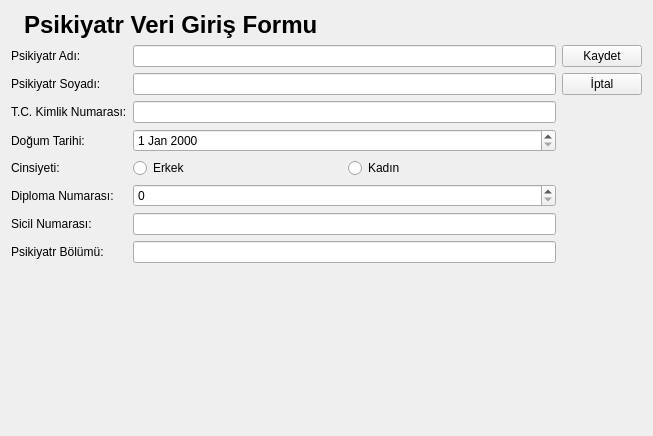
<?xml version="1.0" encoding="UTF-8"?>
<ui version="4.0">
 <class>PsikiyatrVeriGirisFormu</class>
 <widget class="QWidget" name="PsikiyatrVeriGirisFormu">
  <property name="geometry">
   <rect>
    <x>0</x>
    <y>0</y>
    <width>653</width>
    <height>436</height>
   </rect>
  </property>
  <property name="windowTitle">
   <string>Form</string>
  </property>
  <layout class="QGridLayout" name="gridLayout_6">
   <item row="1" column="0">
    <layout class="QGridLayout" name="gridLayout_5">
     <item row="0" column="0">
      <layout class="QGridLayout" name="gridLayout_4">
       <item row="0" column="0">
        <widget class="QLabel" name="lblAdi">
         <property name="text">
          <string>Psikiyatr Adı:</string>
         </property>
        </widget>
       </item>
       <item row="3" column="0">
        <widget class="QLabel" name="lblDogumTarihi">
         <property name="text">
          <string>Doğum Tarihi:</string>
         </property>
        </widget>
       </item>
       <item row="4" column="0">
        <widget class="QLabel" name="lblCinsiyeti">
         <property name="text">
          <string>Cinsiyeti:</string>
         </property>
        </widget>
       </item>
       <item row="1" column="0">
        <widget class="QLabel" name="lblSoyadi">
         <property name="text">
          <string>Psikiyatr Soyadı:</string>
         </property>
        </widget>
       </item>
       <item row="1" column="1">
        <widget class="QLineEdit" name="leSoyadi"/>
       </item>
       <item row="5" column="0">
        <widget class="QLabel" name="lblDiplomaNo">
         <property name="text">
          <string>Diploma Numarası:</string>
         </property>
        </widget>
       </item>
       <item row="6" column="0">
        <widget class="QLabel" name="lblSicilNo">
         <property name="text">
          <string>Sicil Numarası:</string>
         </property>
        </widget>
       </item>
       <item row="6" column="1">
        <widget class="QLineEdit" name="leSicilNo"/>
       </item>
       <item row="2" column="1">
        <widget class="QLineEdit" name="leTCKimlikNo"/>
       </item>
       <item row="4" column="1">
        <layout class="QGridLayout" name="gridLayout_2">
         <item row="0" column="0">
          <widget class="QRadioButton" name="rbErkek">
           <property name="text">
            <string>Erkek</string>
           </property>
          </widget>
         </item>
         <item row="0" column="1">
          <widget class="QRadioButton" name="rbKadin">
           <property name="text">
            <string>Kadın</string>
           </property>
          </widget>
         </item>
        </layout>
       </item>
       <item row="3" column="1">
        <widget class="QDateEdit" name="deDogumTarihi"/>
       </item>
       <item row="0" column="1">
        <widget class="QLineEdit" name="leAdi"/>
       </item>
       <item row="5" column="1">
        <widget class="QSpinBox" name="sbDiplomaNo"/>
       </item>
       <item row="2" column="0">
        <widget class="QLabel" name="lblTCKimlikNo">
         <property name="text">
          <string>T.C. Kimlik Numarası:</string>
         </property>
        </widget>
       </item>
       <item row="7" column="0">
        <widget class="QLabel" name="lblBolumu">
         <property name="text">
          <string>Psikiyatr Bölümü:</string>
         </property>
        </widget>
       </item>
       <item row="7" column="1">
        <widget class="QLineEdit" name="leBolumu"/>
       </item>
      </layout>
     </item>
     <item row="0" column="1">
      <layout class="QGridLayout" name="gridLayout_3">
       <item row="0" column="0">
        <widget class="QPushButton" name="pbKaydet">
         <property name="text">
          <string>Kaydet</string>
         </property>
         <property name="icon">
          <iconset resource="../../Kaynaklar.qrc">
           <normaloff>:/Resimler/Resimler/kaydet.png</normaloff>:/Resimler/Resimler/kaydet.png</iconset>
         </property>
        </widget>
       </item>
       <item row="1" column="0">
        <widget class="QPushButton" name="pbIptal">
         <property name="text">
          <string>İptal</string>
         </property>
         <property name="icon">
          <iconset resource="../../Kaynaklar.qrc">
           <normaloff>:/Resimler/Resimler/iptal.png</normaloff>:/Resimler/Resimler/iptal.png</iconset>
         </property>
        </widget>
       </item>
       <item row="2" column="0">
        <spacer name="verticalSpacer">
         <property name="orientation">
          <enum>Qt::Vertical</enum>
         </property>
         <property name="sizeHint" stdset="0">
          <size>
           <width>20</width>
           <height>40</height>
          </size>
         </property>
        </spacer>
       </item>
      </layout>
     </item>
    </layout>
   </item>
   <item row="0" column="0">
    <layout class="QGridLayout" name="gridLayout">
     <item row="0" column="1">
      <widget class="QLabel" name="lblBaslik">
       <property name="font">
        <font>
         <pointsize>18</pointsize>
         <bold>true</bold>
        </font>
       </property>
       <property name="text">
        <string>Psikiyatr Veri Giriş Formu</string>
       </property>
      </widget>
     </item>
     <item row="0" column="0">
      <widget class="QLabel" name="lblSimge">
       <property name="text">
        <string/>
       </property>
       <property name="pixmap">
        <pixmap resource="../../Kaynaklar.qrc">:/Resimler/Resimler/psikiyatr.png</pixmap>
       </property>
      </widget>
     </item>
     <item row="0" column="2">
      <spacer name="horizontalSpacer">
       <property name="orientation">
        <enum>Qt::Horizontal</enum>
       </property>
       <property name="sizeHint" stdset="0">
        <size>
         <width>40</width>
         <height>20</height>
        </size>
       </property>
      </spacer>
     </item>
    </layout>
   </item>
   <item row="2" column="0">
    <spacer name="verticalSpacer_2">
     <property name="orientation">
      <enum>Qt::Vertical</enum>
     </property>
     <property name="sizeHint" stdset="0">
      <size>
       <width>20</width>
       <height>40</height>
      </size>
     </property>
    </spacer>
   </item>
  </layout>
 </widget>
 <resources>
  <include location="../../Kaynaklar.qrc"/>
 </resources>
 <connections>
  <connection>
   <sender>pbIptal</sender>
   <signal>clicked()</signal>
   <receiver>PsikiyatrVeriGirisFormu</receiver>
   <slot>close()</slot>
   <hints>
    <hint type="sourcelabel">
     <x>585</x>
     <y>125</y>
    </hint>
    <hint type="destinationlabel">
     <x>652</x>
     <y>302</y>
    </hint>
   </hints>
  </connection>
 </connections>
</ui>
